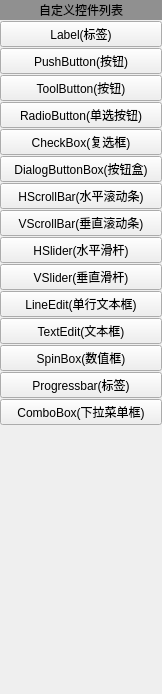
        <widget class="QWidget" name="scrollAreaWidgetContents_7">
         <property name="geometry">
          <rect>
           <x>0</x>
           <y>0</y>
           <width>162</width>
           <height>694</height>
          </rect>
         </property>
         <layout class="QVBoxLayout" name="verticalLayout_4">
          <property name="spacing">
           <number>1</number>
          </property>
          <property name="leftMargin">
           <number>0</number>
          </property>
          <property name="topMargin">
           <number>0</number>
          </property>
          <property name="rightMargin">
           <number>0</number>
          </property>
          <property name="bottomMargin">
           <number>0</number>
          </property>
          <item>
           <widget class="QLabel" name="label_28">
            <property name="minimumSize">
             <size>
              <width>0</width>
              <height>20</height>
             </size>
            </property>
            <property name="maximumSize">
             <size>
              <width>16777215</width>
              <height>50</height>
             </size>
            </property>
            <property name="styleSheet">
             <string notr="true">background-color: rgb(144, 144, 144);</string>
            </property>
            <property name="text">
             <string>自定义控件列表</string>
            </property>
            <property name="alignment">
             <set>Qt::AlignCenter</set>
            </property>
           </widget>
          </item>
          <item>
           <widget class="QPushButton" name="pushButton_11">
            <property name="text">
             <string>Label(标签)</string>
            </property>
           </widget>
          </item>
          <item>
           <widget class="QPushButton" name="pushButton_23">
            <property name="text">
             <string>PushButton(按钮)</string>
            </property>
           </widget>
          </item>
          <item>
           <widget class="QPushButton" name="pushButton_24">
            <property name="text">
             <string>ToolButton(按钮)</string>
            </property>
           </widget>
          </item>
          <item>
           <widget class="QPushButton" name="pushButton_25">
            <property name="text">
             <string>RadioButton(单选按钮)</string>
            </property>
           </widget>
          </item>
          <item>
           <widget class="QPushButton" name="pushButton_26">
            <property name="text">
             <string>CheckBox(复选框)</string>
            </property>
           </widget>
          </item>
          <item>
           <widget class="QPushButton" name="pushButton_31">
            <property name="text">
             <string>DialogButtonBox(按钮盒)</string>
            </property>
           </widget>
          </item>
          <item>
           <widget class="QPushButton" name="pushButton_32">
            <property name="text">
             <string>HScrollBar(水平滚动条)</string>
            </property>
           </widget>
          </item>
          <item>
           <widget class="QPushButton" name="pushButton_33">
            <property name="text">
             <string>VScrollBar(垂直滚动条)</string>
            </property>
           </widget>
          </item>
          <item>
           <widget class="QPushButton" name="pushButton_34">
            <property name="text">
             <string>HSlider(水平滑杆)</string>
            </property>
           </widget>
          </item>
          <item>
           <widget class="QPushButton" name="pushButton_35">
            <property name="text">
             <string>VSlider(垂直滑杆)</string>
            </property>
           </widget>
          </item>
          <item>
           <widget class="QPushButton" name="pushButton_36">
            <property name="text">
             <string>LineEdit(单行文本框)</string>
            </property>
           </widget>
          </item>
          <item>
           <widget class="QPushButton" name="pushButton_37">
            <property name="text">
             <string>TextEdit(文本框)</string>
            </property>
           </widget>
          </item>
          <item>
           <widget class="QPushButton" name="pushButton_38">
            <property name="text">
             <string>SpinBox(数值框)</string>
            </property>
           </widget>
          </item>
          <item>
           <widget class="QPushButton" name="pushButton_39">
            <property name="text">
             <string>Progressbar(标签)</string>
            </property>
           </widget>
          </item>
          <item>
           <widget class="QPushButton" name="pushButton_40">
            <property name="text">
             <string>ComboBox(下拉菜单框)</string>
            </property>
           </widget>
          </item>
          <item>
           <spacer name="verticalSpacer_3">
            <property name="orientation">
             <enum>Qt::Vertical</enum>
            </property>
            <property name="sizeHint" stdset="0">
             <size>
              <width>20</width>
              <height>40</height>
             </size>
            </property>
           </spacer>
          </item>
         </layout>
        </widget>
